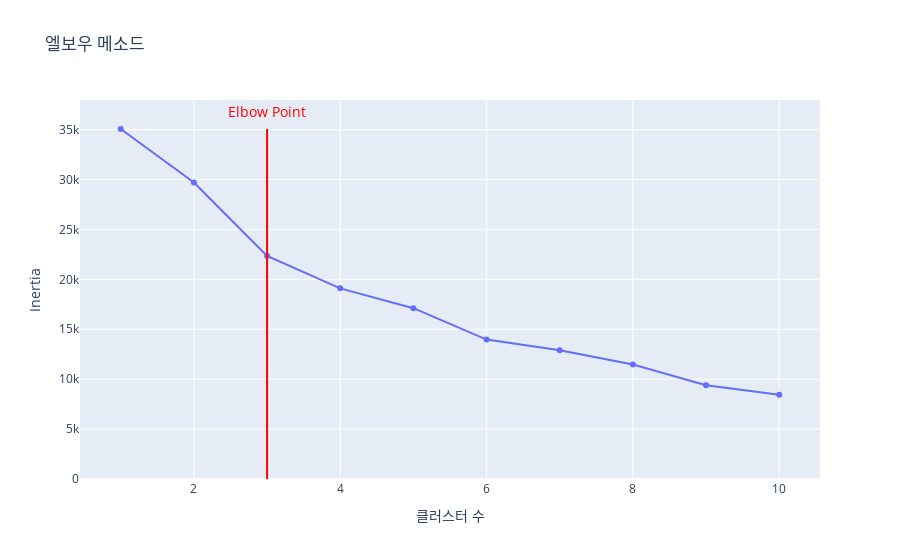

The notebook cell saved with this chart:
### Markdown cell above
##### 1) 클러스터수 결정방법1: 엘보우 메소드
- 클러스터 내 분산의 정의
    - 클러스터 내 분산(WCSS, Within-Cluster Sum of Squares)은 클러스터 내의 모든 데이터 포인트와 클러스터 중심점 사이의 거리의 제곱합으로 계산됨. 
    - 이 값은 클러스터가 얼마나 밀집되어 있는지를 나타냄.
- 클러스터 수 K에 따른 변화
    - 클러스터 수 K를 1부터 증가시키면서 각각에 대한 WCSS 값을 계산됨.
    -  일반적으로 K가 증가함에 따라 WCSS는 감소.
- "엘보우" 지점 탐색
    - WCSS의 감소율이 급격히 떨어지는 지점 탐색.
    - 이 지점은 K를 증가시킴으로써 얻을 수 있는 이득(분산 감소)이 상대적으로 적어지는 지점. 
    - 즉, 이 지점 이후로는 클러스터 수를 늘려도 클러스터의 밀집도가 크게 개선되지 않는다는 것을 의미.
- 최적의 K결정
    - 엘보우 지점에서의 K값을 최적의 클러스터 수로 결정. 
    - 클러스터링의 효율성과 효과 사이의 균형을 고려한 선택임.

### Code cell
# rfm_scaled을 KMeans를 사용하여 클러스터링
inertia_values = []
for i in range(1, 11):
    kmeans = KMeans(n_clusters=i, random_state=42)
    kmeans.fit(rfm_scaled)
    inertia_values.append(kmeans.inertia_)

# 엘보우 방법을 사용하여 최적의 클러스터 수 찾기
fig = go.Figure()
fig.add_trace(go.Scatter(x=list(range(1, 11)), y=inertia_values, mode='lines+markers', name='Inertia'))
# x축 3번째 값(Number of clusters)에 빨간색 수직선 추가
fig.add_shape(type="line", x0=3, y0=0, x1=3, y1=max(inertia_values), line=dict(color="Red", width=2))
# 엘보우 지점이라고 annotation 
fig.add_annotation(x=3, y=max(inertia_values) * 1.05, text="Elbow Point", showarrow=False, xref='x', yref='y',
                  textangle=0, xanchor='center', yanchor='middle', font=dict(color='red', size=14))
fig.update_layout(title='엘보우 메소드', xaxis_title='클러스터 수', yaxis_title='Inertia')
fig.show()

### Figure 1 — Plotly figure (JSON) as saved in the notebook; plotly's stock layout.template omitted (floating-point values rounded to 4 significant figures)
{"data": [{"mode": "lines+markers", "name": "Inertia", "type": "scatter", "x": [1, 2, 3, 4, 5, 6, 7, 8, 9, 10], "y": [35060.0, 29700.0, 22350.0, 19100.0, 17110.0, 13970.0, 12900.0, 11470.0, 9384.0, 8445.0]}], "layout": {"annotations": [{"font": {"color": "red", "size": 14}, "showarrow": false, "text": "Elbow Point", "textangle": 0, "x": 3, "xanchor": "center", "xref": "x", "y": 36820.0, "yanchor": "middle", "yref": "y"}], "shapes": [{"line": {"color": "Red", "width": 2}, "type": "line", "x0": 3, "x1": 3, "y0": 0, "y1": 35060.0}], "title": {"text": "엘보우 메소드"}, "xaxis": {"title": {"text": "클러스터 수"}}, "yaxis": {"title": {"text": "Inertia"}}}}
